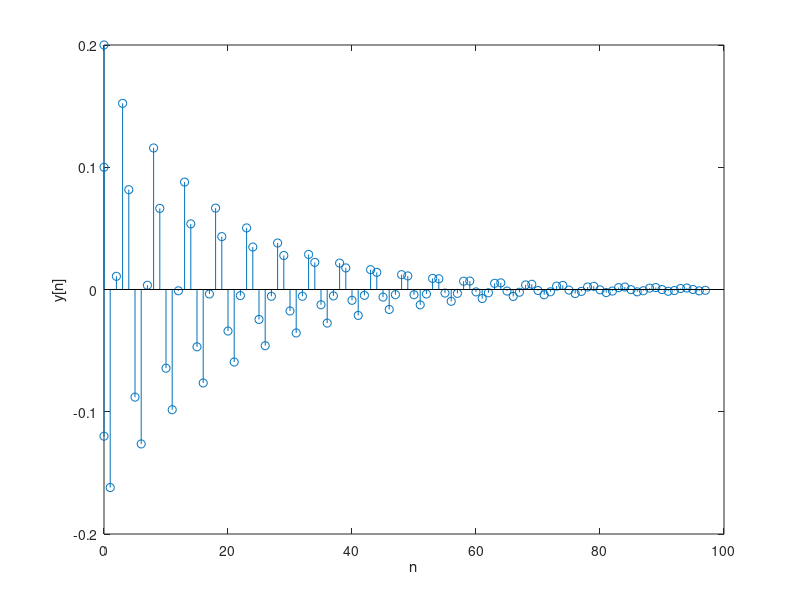

The MATLAB source for this figure:
clearvars;
clc;
close all;

% Find the zero input respose of the system defined by
% G(z)=(z-0.1)/(z^2+0.6z+0.9). Given y[-1]=0.1 and y[-2]=0.2;



% See Example 2 Lecture 3 for the difference equation

% y[n]=0.6y[n-1]-0.9y[n-2]+u[n-1]-0.1u[n-2]. Set all u=0 for zero input

% you cannot define negative or zero array in MATLAB, hence you need to
% shift the array in time n=m-3;;

% y[m=1]=0.2 and y[m=2]=0.1;


N=100;
y=zeros(N,1);
n=zeros(N,1);
y(1)=0.2;
y(2)=0.1;


for m=3:N
    y(m)=0.6*y(m-1)-0.9*y(m-2);
        n(m)=m-3;
end


stem(n,y);
xlabel('n');
ylabel('y[n]');


        

